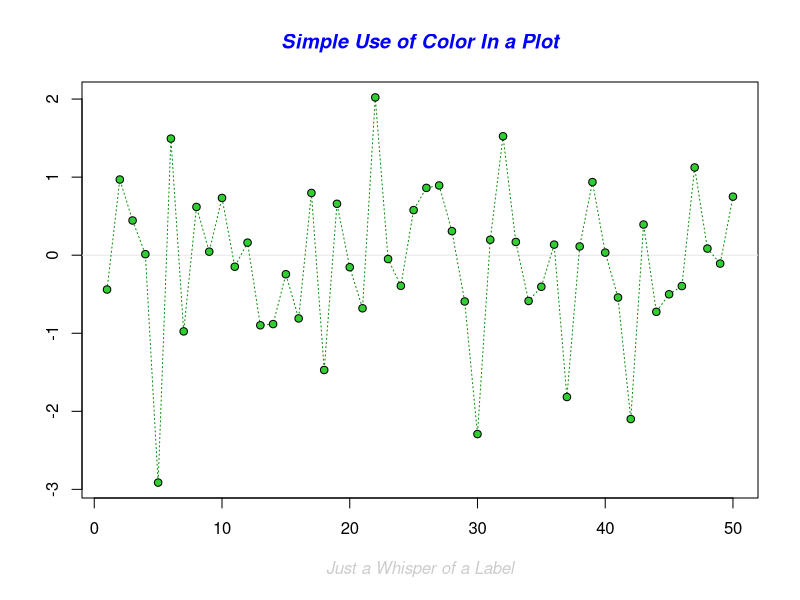
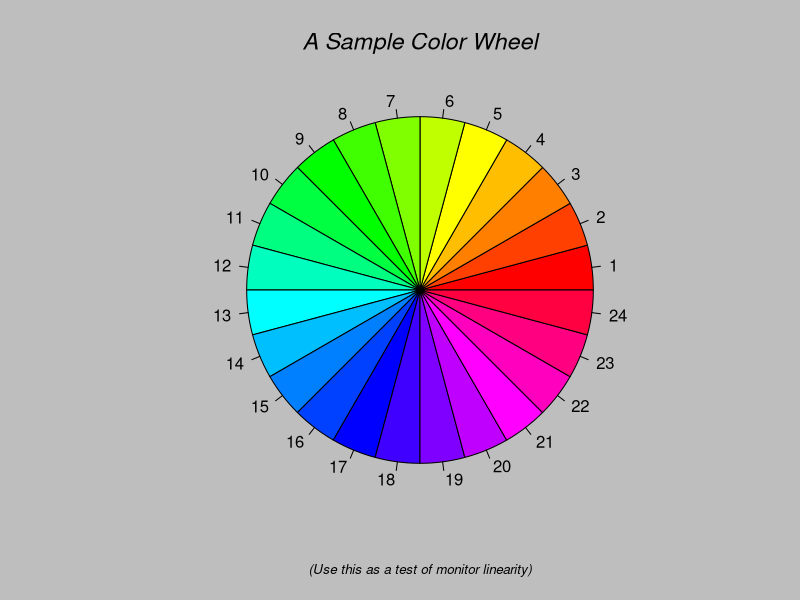
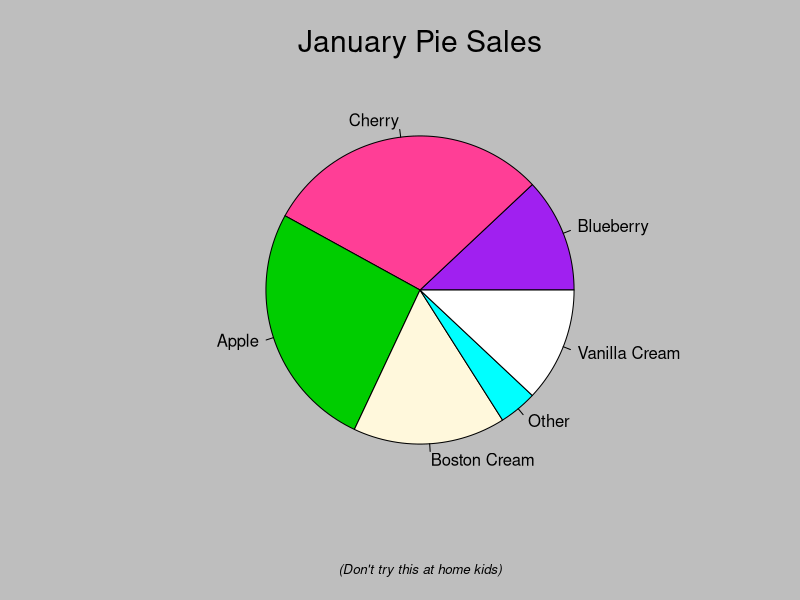
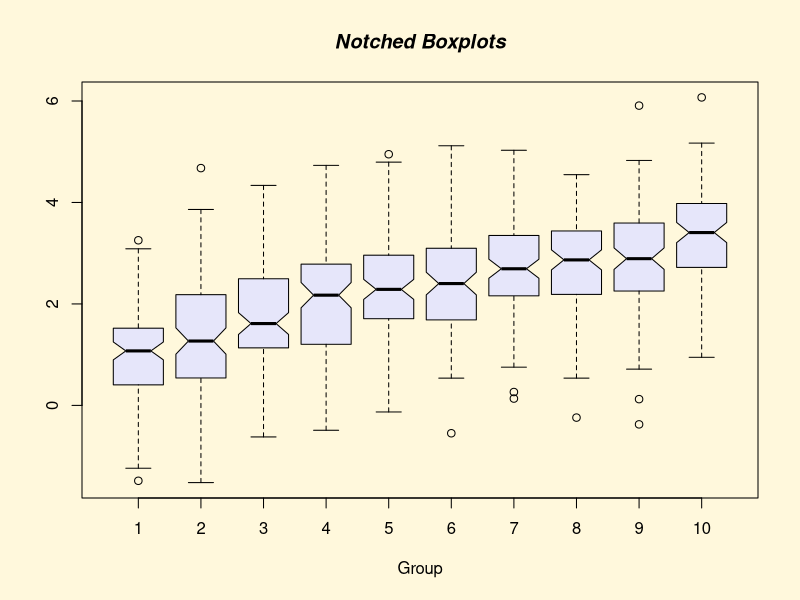
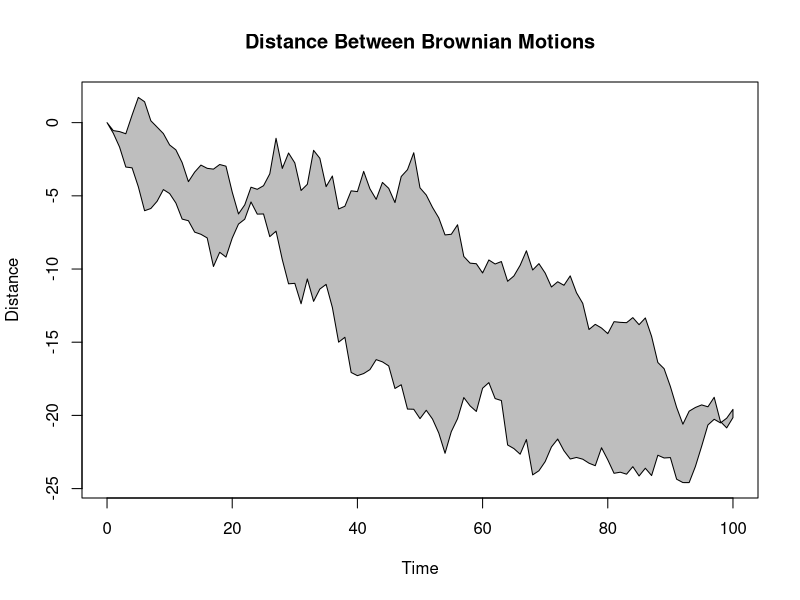
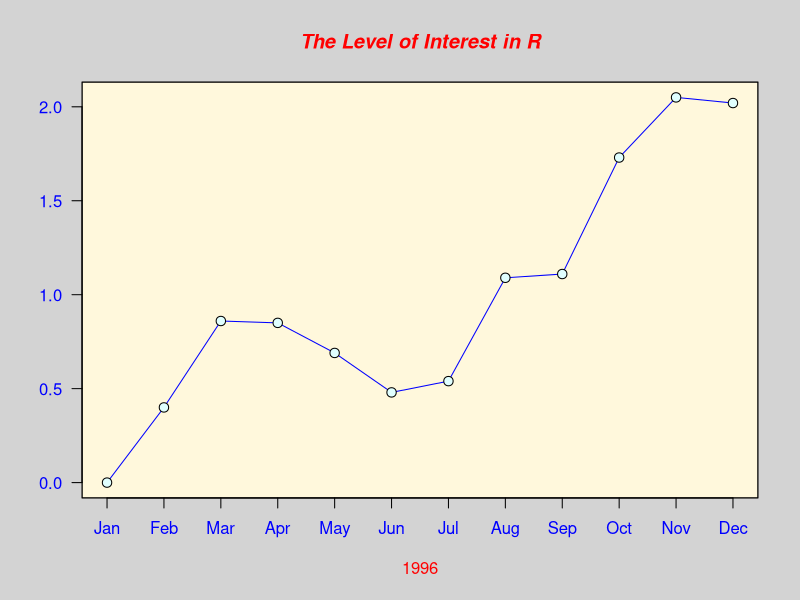
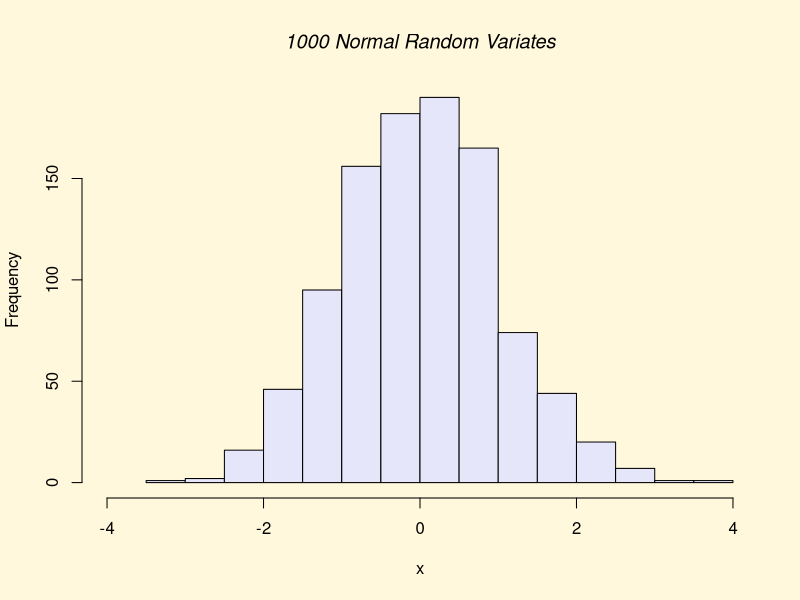
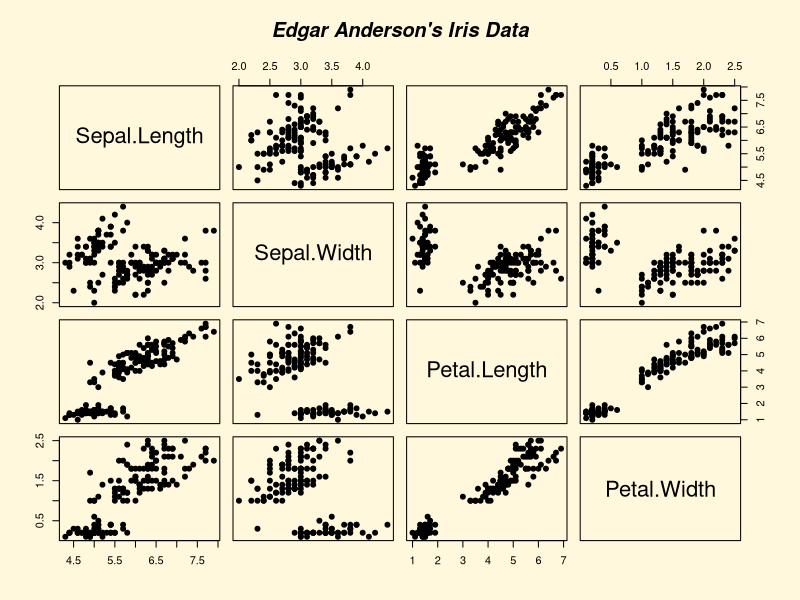

Source code (R) for these figures, in order: (Note: this script raises an error after producing the figures.)
setwd("C:\\Users\\Andrew\\OneDrive\\Documentos\\Pessoal\\Cursos\\DSA\\BigDataRAzure\\Cap04")
getwd()

# Lists the base R packages
search()

# Demo
demo("graphics")

# Basic plot
x = 5:7
y = 8:10
plot(x, y)
?plot

altura <- c(145, 167, 176, 123, 150)
largura <- c(51, 63, 64, 40, 55)

plot(altura, largura)

# plotting a dataframe
?lynx
plot(lynx)
plot(lynx, ylab = "Plots com Dataframes", xlab =  "")
plot(lynx, ylab = "Plots com Dataframes", xlab = "Observacoes")
plot(lynx, main = "Plots com Dataframes", col = 'red')
plot(lynx, main = "Plots com Dataframes", col = 'red', col.main = 52, cex.main = 1.5)

library(datasets)
hist(warpbreaks$breaks)

airquality
transform(airquality, Month = factor(Month))
boxplot(Ozone ~ Month, airquality, xlab = "Month", ylab = "Ozone (ppb)")
?formula
class(fo <- y ~ x1 * x2)
fo
typeof(fo)
term(fo)

# Specifying some parameters
# col - plot color
# lty - line type
# lwd - line width
# pch - plot symbol
# xlab - x axis label
# ylab - y axis label
# las - axis labels orientation
# bg - background color
# mfrow - plots per line
# mfcol - plots per column

# Basic plotting functions

# plot() - scatterplots
# lines() - adds lines/rows
# points() - adds points
# text() - adds labels
# title() - adds a title

?par
par()
par('pch')
par('lty')

x = 2:4
plot(x, pch = "c")

par(mfrow = c(2,2), col.axis = "red")
plot(1:8, las = 0, xlab = "xlab", ylab = "ylab", main = "LAS = 0")
plot(1:8, las = 1, xlab = "xlab", ylab = "ylab", main = "LAS = 1")
plot(1:8, las = 2, xlab = "xlab", ylab = "ylab", main = "LAS = 2")
plot(1:8, las = 3, xlab = "xlab", ylab = "ylab", main = "LAS = 3")
legend("topright", pch = 1, col = c("blue", "red"), legend = c("Var1", "Var2"))
par(mfrow = c(1,1))

# Available colors
colors()

# Saving graphs

# png
png("Grafico.png", width = 500, height = 500, res = 72)

plot(iris$Sepal.Length, iris$Petal.Length,
     col = iris$Species,
     main = "Gráfico gerado a partir do Iris")
dev.off()

# pdf
pdf("Grafico.pdf")

plot(iris$Sepal.Length, iris$Petal.Length,
     col = iris$Species,
     main = "Gráfico gerado a partir do Iris")
dev.off()

# extending plotting functons
install.packages('plotrix')
library(plotrix)
?plotrix

par(mfrow = c(1,1), col.axis = "red")